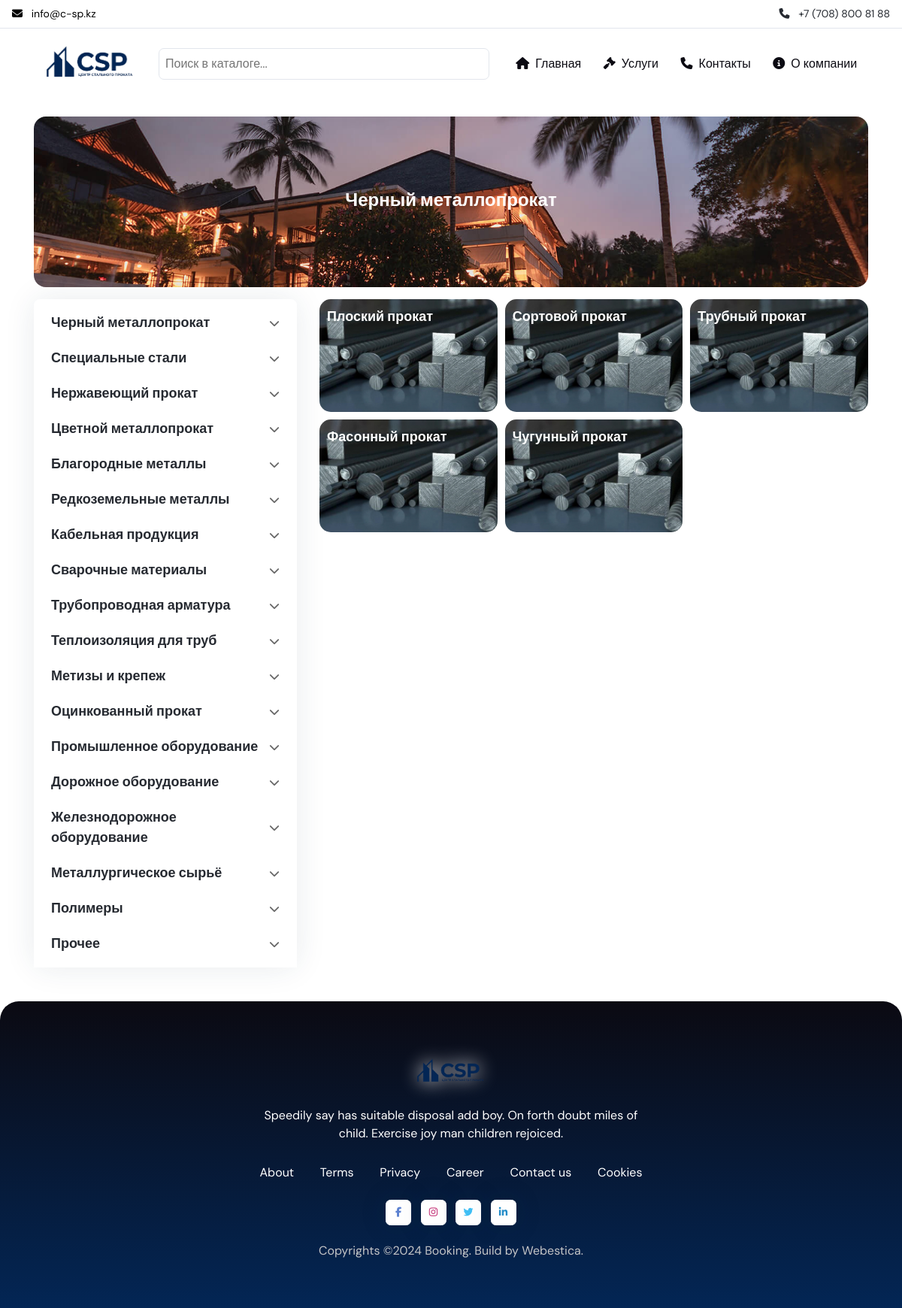
Page /category/chernyj-metalloprokat/ on the earlier database version.
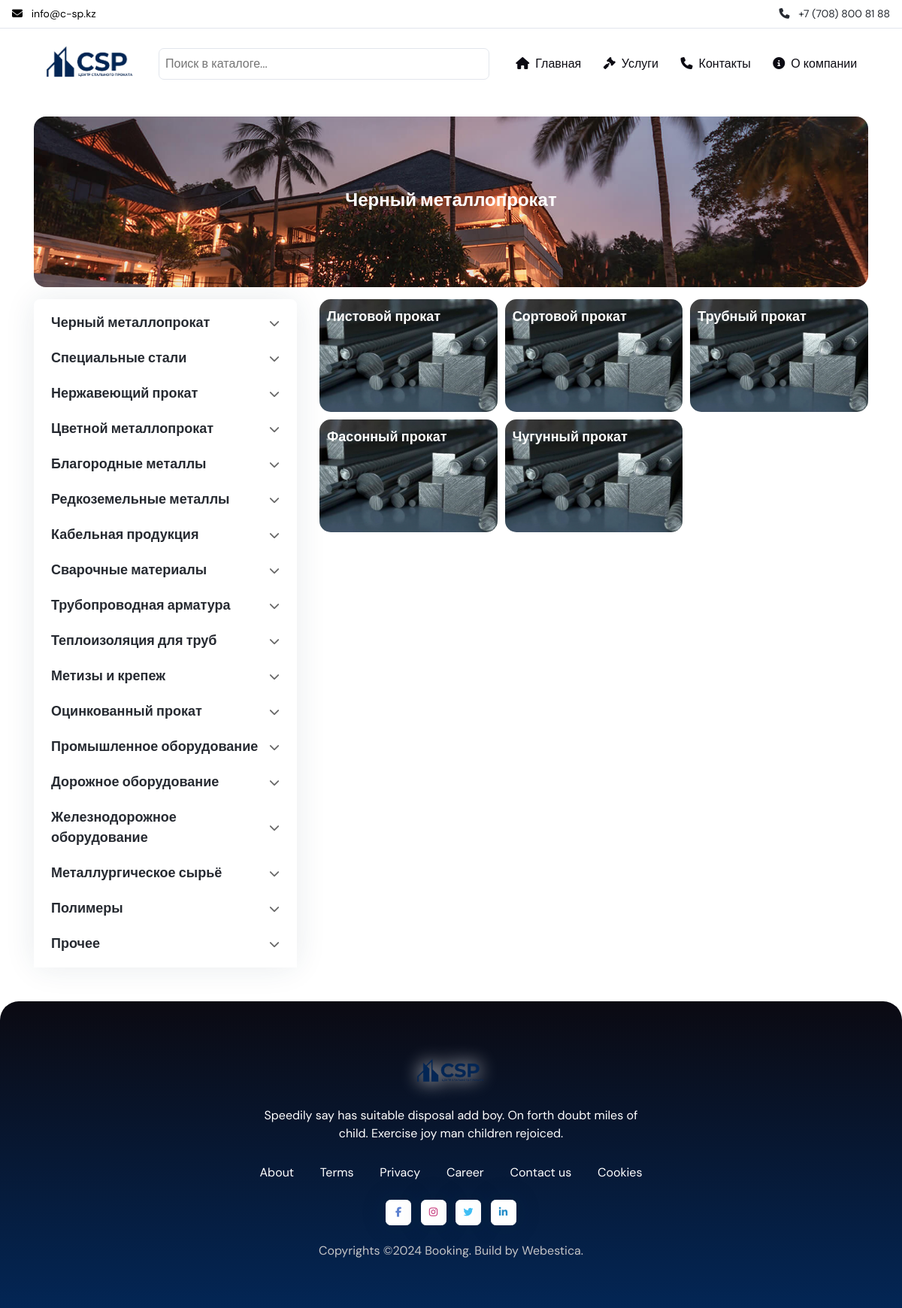
Same page on the later database version.
### main/models.py (models this page shows, shortened)
class Category(models.Model):
    name = models.CharField(max_length=255, verbose_name="Название категории", db_index=True)
    image = models.ImageField(max_length=255, blank=True, null=True, verbose_name="Картинка категории")
    slug = models.SlugField(unique=True, verbose_name="Слаг", max_length=255)
    about = models.TextField(max_length=255, blank=True, null=True)
    parent = models.ForeignKey(
        'self',
        on_delete=models.CASCADE,
        null=True,
        blank=True,
        related_name='children',
        verbose_name="Родительская категория"
    )
    class Meta:
        verbose_name = "Категория"
        verbose_name_plural = "Категории"
        ordering = ['name']
    def get_absolute_url(self):
        return reverse('website:category_detail', kwargs={'slug': self.slug})

### main/views.py (the view)
# urls.py: path('category/<slug:slug>/', CategoryDetailView.as_view(), name='category_detail'),
class CategoryDetailView(DetailView):
    model = Category
    template_name = 'category/category_detail.html'
    context_object_name = 'category'
    def get_queryset(self):
        return Category.objects.prefetch_related(
            'children',  # Предзагрузка подкатегорий
            'products'  # Предзагрузка продуктов
        ).select_related('parent').order_by('id')  # Сохраняем порядок категорий
    def get(self, request, *args, **kwargs):
        self.object = self.get_object()
        if not self.object.children.exists():
            return redirect('website:product_list', slug=self.object.slug)
        return super().get(request, *args, **kwargs)
    def get_context_data(self, **kwargs):
        context = super().get_context_data(**kwargs)
        category = self.get_object()
        context['products'] = category.products.all()
        print(context['products'])  # Выведет список продуктов в консоль, если это нужно
        context['categories'] = Category.objects.filter(
            parent__isnull=True
        ).order_by('id').only('id', 'name')
        return context

### templates/category/category_detail.html (shortened to what this page needs)
{% extends 'base.html' %}
{% load static %}
{% block header %}
<header class="navbar-light header-sticky">
    <div class="header-top container">
      <span style="color: #262a31;">
        <a style="color: black;" href="mailto:info@c-sp.kz">
          <i class="fa-solid fa-envelope me-2"></i> info@c-sp.kz
        </a>
      </span>
      <span>
          <a style="color: #262a31;" type='tel' href="tel: +7 (708) 800 81 88">
            <i class="fa-solid fa-phone me-2"></i> +7 (708) 800 81 88
          </a>
      </span>
    </div>
    <nav class="navbar navbar-expand-xl">
      <div class="container" style="margin-top: 15px;">
        <a class="navbar-brand" href="/">
          <img class="light-mode-item navbar-brand-item" style="height: 80px; width: 150px;" src="{% static 'images/logotip.png' %}" alt="logo">
        </a>
        <div class="navbar-collapse collapse" id="navbarCollapse">
          <div class="search-bar" style="position: relative; width: 100%;">
            <input type="text" id="search-input" style="border-radius: 7px; border: 1px solid #e2e6ed; color: #262a31; padding: 8px 40px 8px 8px; width: 440px;" placeholder="Поиск в каталоге...">
        </div>
        </div>
        <div class="navbar-collapse collapse" id="navbarCategoryCollapse">
          <ul class="navbar-nav navbar-nav-scroll nav-pills-primary-soft text-center ms-auto p-2 p-xl-0">
            <li class="nav-item">
              <a class="nav-link " href="/">
                <i class="fa-solid fa-house me-2"></i>Главная
              </a>
            </li>
            <li class="nav-item">
              <a class="nav-link" href="{% url 'website:services' %}">
                <i class="fa-solid fa-gavel me-2"></i>Услуги
              </a>
            </li>
            <li class="nav-item">
              <a class="nav-link" href="{% url 'website:contacts' %}">
                <i class="fa-solid fa-phone me-2"></i>Контакты
              </a>
            </li>
            <li class="nav-item">
              <a class="nav-link" href="{% url 'website:about' %}">
                <i class="fa-solid fa-info-circle me-2"></i>О компании
              </a>
            </li>
          </ul>
        </div>
      </div>
    </nav>
  </header>
{% endblock %}
{% block content %}
<section class="pt-0 pb-3">
	<div class="container">
		<div class="rounded-3 p-3 p-sm-5" style="background-image: url('{% static 'images/image.png' %}'); background-position: center center; background-repeat: no-repeat; background-size: cover;">
			<div class="row my-2 my-xl-5">
				<div class="col-md-8 mx-auto">
					<h1 class="text-center text-white">{{ category.name }}</h1>
				</div>
			</div>
		</div>
	</div>
</section>
<section class="pt-0">
	<div class="container">
		<div class="row">
			<aside class="col-xl-4 col-xxl-3">
				<div class="offcanvas-xl offcanvas-end" tabindex="-1" id="offcanvasSidebar" aria-labelledby="offcanvasSidebarLabel">
					<div class="offcanvas-body flex-column p-3 p-xl-0">
						<form class="rounded-3 shadow">
							<div class="card card-body rounded-0 rounded-top p-2">
                                <ul class="category-list">
                                    {% for category in categories %}
                                        <li style="color: #262a31;" onclick="toggleSub(this)">
                                            {{ category.name }}
                                            <i class="fa-solid fa-chevron-down"></i>
                                        </li>
                                    {% endfor %}
                                </ul>
							</div>
						</form>
					</div>
				</div>
			</aside>
			<div class="col-xl-8 col-xxl-9">
				<div class="vstack gap-4">
                    <div class="grid">
                        {% if category.children.exists %}
                            {% for subcategory in category.children.all %}
                          <a href="{{ subcategory.get_absolute_url }}">
                            <div class="grid-item {% if forloop.first %}big{% endif %}" style="background-image: url('{% static 'images/tech/chernyi.jpg' %}');">
                                <span>{{ subcategory.name }}</span>
                            </div>
                          </a>
                          {% endfor %}
                            {% endif %}
                    </div>
				</div>
			</div>
		</div>
	</div>
</section>
{% endblock %}

### templates/base.html (shortened to what this page needs)
{% load static %}
<!DOCTYPE html>
<html lang="en">
  <head>
    <link rel="stylesheet" type="text/css" href="{% static 'css/all.min.css' %}" />
    <link rel="stylesheet" type="text/css" href="{% static 'css/bootstrap-icons.css' %}" />
    <link rel="stylesheet" type="text/css" href="{% static 'css/tiny-slider.css' %}" />
    <link rel="stylesheet" type="text/css" href="{% static 'css/glightbox.css' %}" />
    <link rel="stylesheet" type="text/css" href="{% static 'css/flatpickr.min.css' %}" />
    <link rel="stylesheet" type="text/css" href="{% static 'css/choices.min.css' %}" />
    <link rel="stylesheet" type="text/css" href="{% static 'css/style.css' %}" />
  </head>
  <body>
    {% block header %}
    {% endblock %}
    {% block content %}
    {% endblock %}
    <footer class="bg-dark py-7" style="border-radius: 25px 25px 0px 0px;">
      <div class="container">
        <div class="row mx-auto">
          <div class="col-lg-6 mx-auto text-center">
            <img class="mx-auto h-60px" src="{% static 'images/logotip.png' %}" style="filter: drop-shadow(0px 0px 12px white);" alt="logo" />
            <p class="mt-3 text-white">Speedily say has suitable disposal add boy. On forth doubt miles of child. Exercise joy man children rejoiced.</p>
            <ul class="nav justify-content-between text-primary-hover mt-3 mt-md-0">
              <li class="nav-item">
                <a class="nav-link p-2 text-white" href="#">About</a>
              </li>
              <li class="nav-item">
                <a class="nav-link p-2 text-white" href="#">Terms</a>
              </li>
              <li class="nav-item">
                <a class="nav-link p-2 text-white" href="#">Privacy</a>
              </li>
              <li class="nav-item">
                <a class="nav-link p-2 text-white" href="#">Career</a>
              </li>
              <li class="nav-item">
                <a class="nav-link p-2 text-white" href="#">Contact us</a>
              </li>
              <li class="nav-item">
                <a class="nav-link p-2 text-white" href="#">Cookies</a>
              </li>
            </ul>
            <ul class="list-inline mt-3 mb-0">
              <li class="list-inline-item">
                <a class="btn btn-white btn-sm shadow px-2 text-facebook" href="#"><i class="fab fa-fw fa-facebook-f"></i></a>
              </li>
              <li class="list-inline-item">
                <a class="btn btn-white btn-sm shadow px-2 text-instagram" href="#"><i class="fab fa-fw fa-instagram"></i></a>
              </li>
              <li class="list-inline-item">
                <a class="btn btn-white btn-sm shadow px-2 text-twitter" href="#"><i class="fab fa-fw fa-twitter"></i></a>
              </li>
              <li class="list-inline-item">
                <a class="btn btn-white btn-sm shadow px-2 text-linkedin" href="#"><i class="fab fa-fw fa-linkedin-in"></i></a>
              </li>
            </ul>
            <div class="text-body-secondary text-primary-hover mt-3">
              Copyrights ©2024 Booking. Build by <a href="https://www.webestica.com/" class="text-body-secondary">Webestica</a>.
            </div>
          </div>
        </div>
      </div>
    </footer>
  </body>
</html>

### templates/category/category_detail.html (style rules this page uses)
.header-top { position: fixed; top: 0; left: 50%; transform: translateX(-50%); width: 100%; max-width: 1200px; background-color: #fff; display: flex; justify-content: space-between; align-items: center; font-size: 0.875rem; color: #666; padding: 0.5rem 1rem; border-bottom: 1px solid #e2e6ed; z-index: 1050; }
.category-list { list-style: none; padding: 0; margin: 0; }
.category-list li { font-size: 18px; font-weight: bold; padding: 10px 15px; cursor: pointer; display: flex; justify-content: space-between; align-items: center; }
.category-list li i { font-size: 14px; color: #666; }
.container { margin: auto; }
h1 { font-size: 24px; margin-bottom: 5px; }
p { color: #666; margin-bottom: 20px; }
.grid { display: grid; gap: 10px; grid-template-columns: repeat(auto-fit, minmax(150px, 1fr)); }
.grid-item { position: relative; border-radius: 15px; overflow: hidden; cursor: pointer; background-size: cover !important; background-position: center !important; height: 150px; align-items: flex-end; padding: 10px; color: white; font-size: 18px; font-weight: bold; }
.big { grid-column: span 2; height: 150px; }
.grid-item::before { content: ""; position: absolute; top: 0; left: 0; right: 0; bottom: 0; background: #f5f5f5; background: rgba(0, 0, 0, 0); }
.grid-item span { position: relative; z-index: 2; }
@media (min-width: 768px) { .grid { grid-template-columns: repeat(3, 1fr); } }
@media (min-width: 768px) { .big { grid-column: span 3; } }

### templates/base.html (style rules this page uses)
footer { background: linear-gradient(to top, #032655, rgba(255, 255, 255, 0)); color: #032655; padding: 20px; text-align: center; backdrop-filter: blur(10px); position: relative; }

Differences in the rows shown:
changed Category: name "Плоский прокат" → "Листовой прокат"
